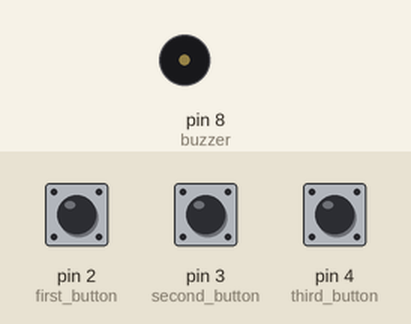
Simulated run of this sketch. Board: Arduino Uno, built with avr-gcc and run on an emulated ATmega328P. Shown: buzzer (waves = sounding). The test bench sets the inputs (shaded band); at power-on: pin 2 (first_button) LOW, pin 3 (second_button) LOW, pin 4 (third_button) LOW.

Above: at 1.2 s.
1.3 s: pin 2 (first_button) pulled HIGH for 0.15 s
At 2.4 s:
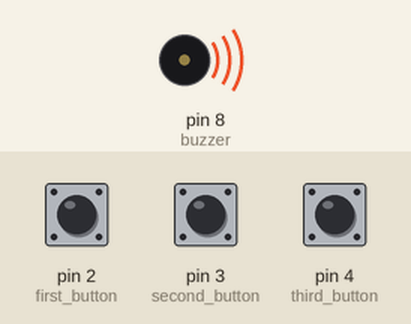
4.4 s: pin 2 (first_button) pulled HIGH for 1 s
At 6.6 s:
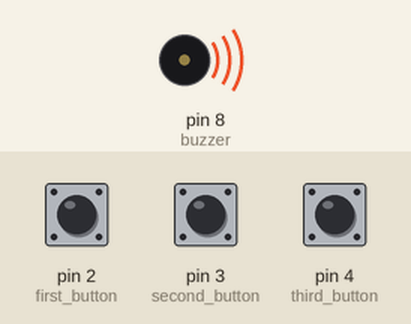
8.4 s: pin 2 (first_button) pulled HIGH for 3.2 s
Timing chart, 0 to 14.8 s (numbered marks = the images above; inputs shaded):
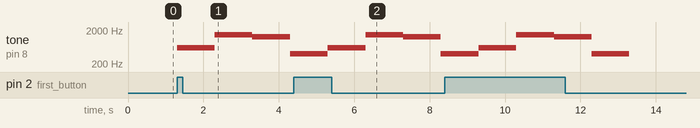

Measured:
- after the input at 1.3 s, tone on pin 8 (buzzer): silent → 600 Hz at once, → 1450 Hz 1.0 s later, → 1250 Hz 1.0 s later, → 400 Hz 1.0 s later
- after the input at 4.4 s, tone on pin 8 (buzzer): 400 Hz → 600 Hz after 0.90 s, → 1450 Hz 1.0 s later, → 1250 Hz 1.0 s later, → 400 Hz 1.0 s later

The sketch:

melody3.ino
```cpp
// C++ code
//

int buzzer = 8;
int first_button = 2;
int second_button = 3;
int third_button = 4;

int first, second, third;

int notes[] = {250, 400, 600, 850, 1000, 1250, 1450};

void setup()
{
  for (int i = 4; i > 1; i--) {
    pinMode(i, INPUT);
  }
  pinMode(buzzer, OUTPUT);
}

void loop()
{
  first = digitalRead(first_button);
  second = digitalRead(second_button);
  third = digitalRead(third_button);


  if (first == HIGH) {
    //reverse of 1562
    sound(2);
    sound(6);
    sound(5);
    sound(1);
  }
  else if (second == HIGH) {
    //reverse of 3052
    sound(5);
    sound(2);
    sound(0);
    sound(3);
  }
  else if (third == HIGH) {
    //reverse of 4603
    sound(3);
    sound(0);
    sound(6);
    sound(4);
  }

}

void sound(int freq) {
  tone(buzzer, notes[freq]);
  delay(1000);
  noTone(buzzer);
}
```
